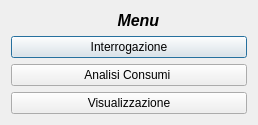
<?xml version="1.0" encoding="UTF-8"?>
<ui version="4.0">
 <class>Menu</class>
 <widget class="QDialog" name="Menu">
  <property name="geometry">
   <rect>
    <x>0</x>
    <y>0</y>
    <width>258</width>
    <height>125</height>
   </rect>
  </property>
  <property name="windowTitle">
   <string>Dialog</string>
  </property>
  <layout class="QVBoxLayout" name="verticalLayout">
   <item>
    <layout class="QGridLayout" name="gridLayout">
     <item row="0" column="0">
      <widget class="QLabel" name="label">
       <property name="font">
        <font>
         <family>MS Sans Serif</family>
         <pointsize>12</pointsize>
         <weight>75</weight>
         <italic>true</italic>
         <bold>true</bold>
        </font>
       </property>
       <property name="text">
        <string>                        Menu</string>
       </property>
      </widget>
     </item>
     <item row="1" column="0">
      <widget class="QPushButton" name="button2">
       <property name="text">
        <string>Interrogazione</string>
       </property>
      </widget>
     </item>
     <item row="2" column="0">
      <widget class="QPushButton" name="button3">
       <property name="text">
        <string>Analisi Consumi </string>
       </property>
      </widget>
     </item>
     <item row="3" column="0">
      <widget class="QPushButton" name="button1">
       <property name="enabled">
        <bool>true</bool>
       </property>
       <property name="text">
        <string>Visualizzazione</string>
       </property>
      </widget>
     </item>
    </layout>
   </item>
  </layout>
 </widget>
 <resources/>
 <connections/>
</ui>
